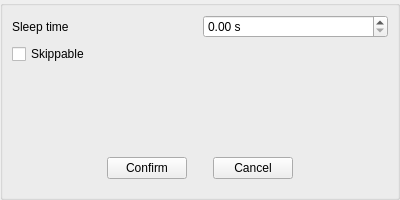
<?xml version="1.0" encoding="UTF-8"?>
<ui version="4.0">
 <class>CThreadSnippetOverlay</class>
 <widget class="COverlayBase" name="CThreadSnippetOverlay">
  <property name="geometry">
   <rect>
    <x>0</x>
    <y>0</y>
    <width>400</width>
    <height>200</height>
   </rect>
  </property>
  <property name="windowTitle">
   <string>Form</string>
  </property>
  <layout class="QGridLayout" name="gridLayout">
   <property name="leftMargin">
    <number>0</number>
   </property>
   <property name="topMargin">
    <number>0</number>
   </property>
   <property name="rightMargin">
    <number>0</number>
   </property>
   <property name="bottomMargin">
    <number>0</number>
   </property>
   <item row="0" column="0" colspan="2">
    <widget class="QGroupBox" name="groupBox">
     <property name="title">
      <string/>
     </property>
     <layout class="QGridLayout" name="gridLayout_2">
      <item row="0" column="0">
       <widget class="QLabel" name="label">
        <property name="text">
         <string>Sleep time</string>
        </property>
       </widget>
      </item>
      <item row="0" column="1">
       <widget class="QDoubleSpinBox" name="pSleepSpinBox">
        <property name="sizePolicy">
         <sizepolicy hsizetype="Preferred" vsizetype="Fixed">
          <horstretch>0</horstretch>
          <verstretch>0</verstretch>
         </sizepolicy>
        </property>
        <property name="suffix">
         <string> s</string>
        </property>
       </widget>
      </item>
      <item row="1" column="0" colspan="2">
       <widget class="QCheckBox" name="pSkippableCheckBox">
        <property name="text">
         <string>Skippable</string>
        </property>
       </widget>
      </item>
      <item row="2" column="0" colspan="2">
       <spacer name="verticalSpacer">
        <property name="orientation">
         <enum>Qt::Vertical</enum>
        </property>
        <property name="sizeHint" stdset="0">
         <size>
          <width>20</width>
          <height>225</height>
         </size>
        </property>
       </spacer>
      </item>
      <item row="3" column="0" colspan="2">
       <widget class="QWidget" name="widget" native="true">
        <layout class="QGridLayout" name="gridLayout_10">
         <item row="2" column="2">
          <spacer name="horizontalSpacer_5">
           <property name="orientation">
            <enum>Qt::Horizontal</enum>
           </property>
           <property name="sizeType">
            <enum>QSizePolicy::Fixed</enum>
           </property>
           <property name="sizeHint" stdset="0">
            <size>
             <width>20</width>
             <height>20</height>
            </size>
           </property>
          </spacer>
         </item>
         <item row="2" column="1">
          <widget class="QPushButton" name="pConfirmButton">
           <property name="text">
            <string>Confirm</string>
           </property>
          </widget>
         </item>
         <item row="2" column="0">
          <spacer name="horizontalSpacer_6">
           <property name="orientation">
            <enum>Qt::Horizontal</enum>
           </property>
           <property name="sizeHint" stdset="0">
            <size>
             <width>40</width>
             <height>20</height>
            </size>
           </property>
          </spacer>
         </item>
         <item row="2" column="5">
          <spacer name="horizontalSpacer_7">
           <property name="orientation">
            <enum>Qt::Horizontal</enum>
           </property>
           <property name="sizeHint" stdset="0">
            <size>
             <width>40</width>
             <height>20</height>
            </size>
           </property>
          </spacer>
         </item>
         <item row="2" column="3">
          <widget class="QPushButton" name="pCancelButton">
           <property name="text">
            <string>Cancel</string>
           </property>
          </widget>
         </item>
        </layout>
       </widget>
      </item>
     </layout>
    </widget>
   </item>
  </layout>
 </widget>
 <customwidgets>
  <customwidget>
   <class>COverlayBase</class>
   <extends>QWidget</extends>
   <header>Widgets/OverlayBase.h</header>
   <container>1</container>
  </customwidget>
 </customwidgets>
 <resources/>
 <connections/>
</ui>
